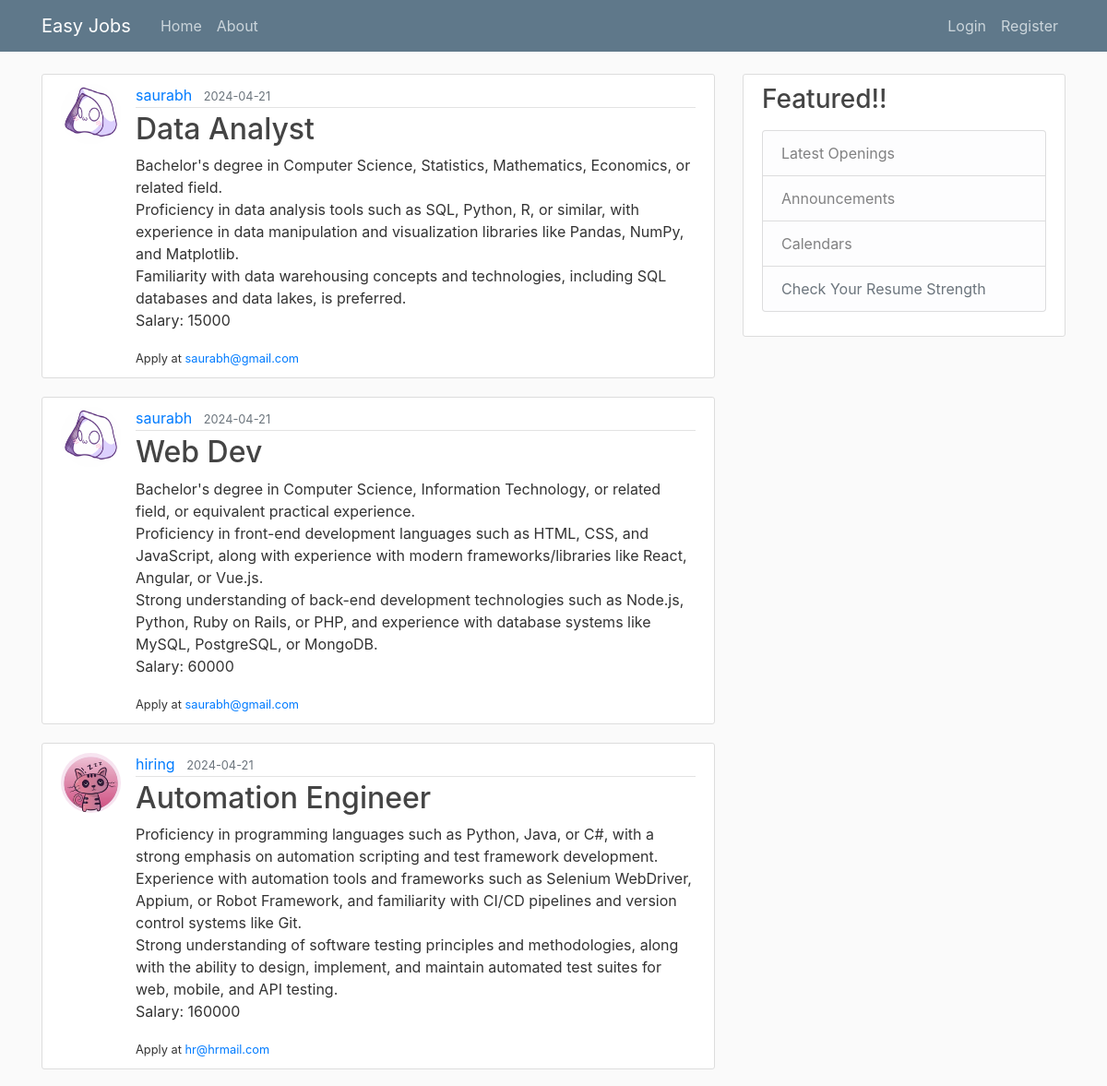
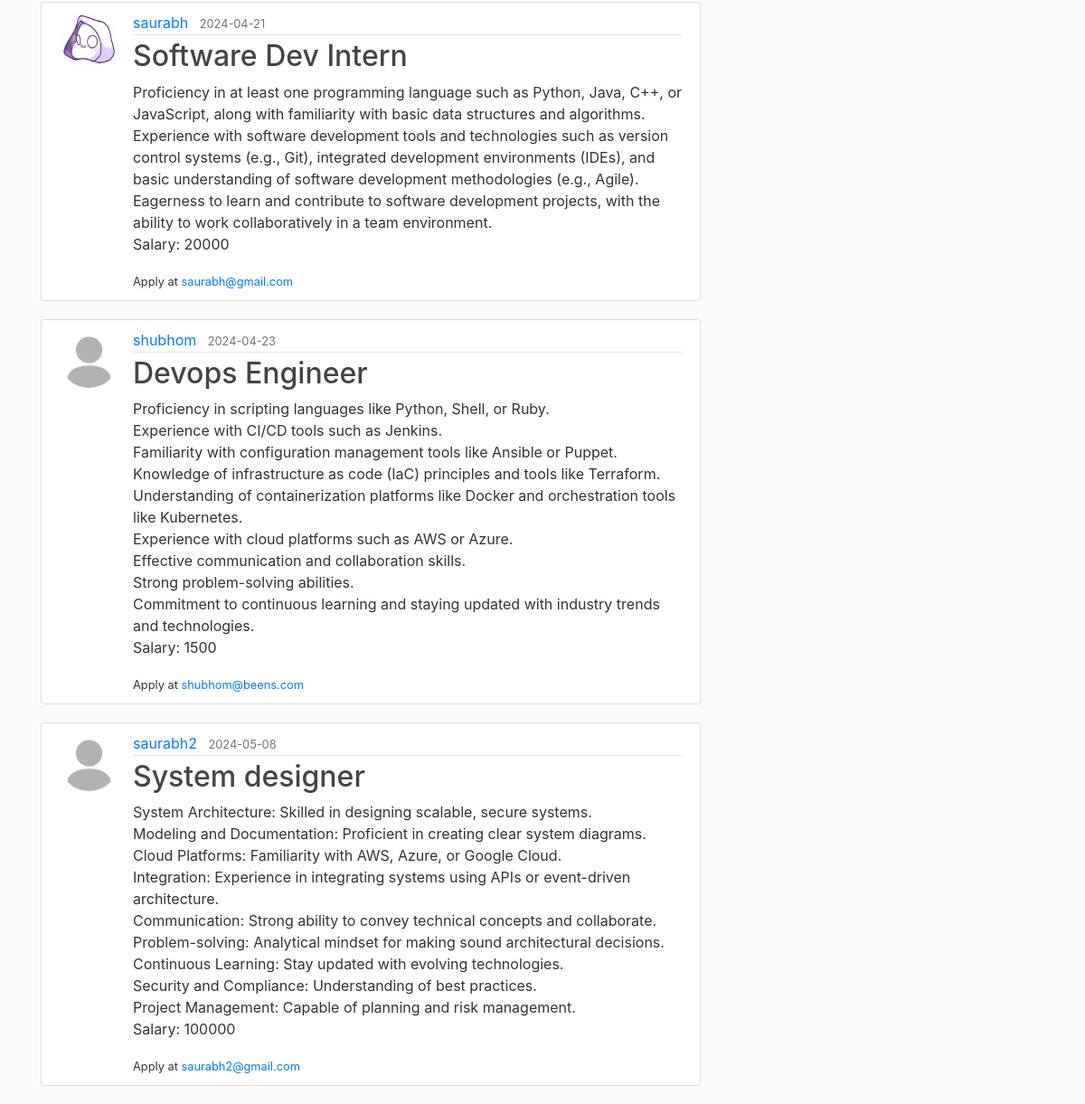
The page /home on the database its author committed (2 pictures, top to bottom).
### app/models.py (models this page shows, shortened)
class Post(db.Model):
    id = db.Column(db.Integer, primary_key=True)
    title = db.Column(db.String(100), nullable=False)
    date_posted = db.Column(db.DateTime, nullable=False, default=datetime.utcnow)
    content = db.Column(db.Text, nullable=False)
    user_id = db.Column(db.Integer, db.ForeignKey('user.id'), nullable=False)

class User(db.Model, UserMixin):
    id = db.Column(db.Integer, primary_key=True)
    username = db.Column(db.String(20), unique=True, nullable=False)
    email = db.Column(db.String(120), unique=True, nullable=False)
    image_file = db.Column(db.String(20), nullable=False, default='default.jpg')
    password = db.Column(db.String(60), nullable=False)
    posts = db.relationship('Post', backref='author', lazy=True)

### app/routes.py (the view)
@app.route("/")
@app.route("/home")
def home():
    posts=Post.query.all()
    return render_template('home.html', posts=posts)

### app/templates/home.html
{% extends "layout.html" %}
{% block content %}
    {% for post in posts %}
        <article class="media content-section">
          <img class="rounded-circle article-img" src="{{ url_for('static', filename='profile_pics/' + post.author.image_file) }}" alt="">
          <div class="media-body">
            <div class="article-metadata">
              <a class="mr-2" href="#">{{ post.author.username }}</a>
              <small class="text-muted">{{ post.date_posted.strftime('%Y-%m-%d') }}</small>
            </div>
            <h2><a class="article-title" href="{{ url_for('post', post_id=post.id) }}">{{ post.title }}</a></h2>
            <p class="article-content">{{ post.content }}</p>
            <small class="article-content">Apply at <a href="mailto:{{ post.author.email }}?subject=Job%20Application%20For%20'{{ post.title }}'&body=%3C%3CPlease%20provide%20personal%20info%20%26%20attach%20required%20documents%3E%3E%0D%0A%0D%0A%3C%3CName%2C%20Email%2C%20Phone%2C%20Address%3E%3E%0D%0A%0D%0AAvailability%3A%0D%0AFull-time%0D%0APart-time%0D%0AContract%0D%0AInternship%0D%0A%0D%0AEducation%3A%0D%0A%3C%3CDegree%2C%20Institution%2C%20Major%3E%3E%0D%0A%0D%0AWork%20Experience%3A%0D%0A%3C%3CCompany%2C%20Position%2C%20Duration%3E%3E%0D%0A%0D%0ASkills%3A%0D%0A%3C%3CRelevant%20Skills%3E%3E%0D%0A%0D%0AAttach%20Documents%3A%0D%0A%3C%3CResume%2FCV%2C%20Cover%20Letter%20(if%20applicable)%2C%20Certificates%20(if%20applicable)%3E%3E">{{ post.author.email }}</a></small>
          </div>
        </article>
    {% endfor %}
{% endblock content %}

### app/templates/layout.html (shortened to what this page needs)
<!DOCTYPE html>
<html>
<head>
    <link rel="stylesheet" href="https://maxcdn.bootstrapcdn.com/bootstrap/4.0.0/css/bootstrap.min.css">
    <link rel="stylesheet" type="text/css" href="{{ url_for('static', filename='main.css') }}">
</head>
<body>
    <header class="site-header">
      <nav class="navbar navbar-expand-md navbar-dark bg-steel fixed-top">
        <div class="container">
          <a class="navbar-brand mr-4" href="/">Easy Jobs</a>
          <div class="collapse navbar-collapse" id="navbarToggle">
            <div class="navbar-nav mr-auto">
              <a class="nav-item nav-link" href="{{ url_for('home') }}">Home</a>
              <a class="nav-item nav-link" href="{{ url_for('about') }}">About</a>
            </div>
            <div class="navbar-nav">
              {% if current_user.is_authenticated %}
              <a class="nav-item nav-link" href="{{ url_for('new_post') }}">Hire</a>
              <a class="nav-item nav-link" href="{{ url_for('account') }}">Account</a>
              <a class="nav-item nav-link" href="{{ url_for('logout') }}">Logout</a>
              {% else %}
                <a class="nav-item nav-link" href="{{ url_for('login') }}">Login</a>
                <a class="nav-item nav-link" href="{{ url_for('register') }}">Register</a>
              {% endif %}
            </div>
          </div>
        </div>
      </nav>
    </header>
    <main role="main" class="container">
      <div class="row">
        <div class="col-md-8">
          {% block content %}{% endblock %}
        </div>
        <div class="col-md-4">
          <div class="content-section">
            <h3>Featured!!</h3>
            <p class='text-muted'>
              <ul class="list-group">
                <li class="list-group-item list-group-item-light">Latest Openings</li>
                <li class="list-group-item list-group-item-light">Announcements</li>
                <li class="list-group-item list-group-item-light">Calendars</li>
                <li class="list-group-item list-group-item-light"><a class="text-muted" href="http://localhost:8501/">Check Your Resume Strength</a></li>
              </ul>
            </p>
          </div>
        </div>
      </div>
    </main>
</body>
</html>

### app/static/main.css (style rules this page uses)
body { background: #fafafa; color: #333333; margin-top: 5rem; }
h1, h2, h3, h4, h5, h6 { color: #444444; }
.bg-steel { background-color: #5f788a; }
.site-header .navbar-nav .nav-link { color: #cbd5db; }
.content-section { background: #ffffff; padding: 10px 20px; border: 1px solid #dddddd; border-radius: 3px; margin-bottom: 20px; }
.article-title { color: #444444; }
.article-content { white-space: pre-line; }
.article-img { height: 65px; width: 65px; margin-right: 16px; }
.article-metadata { padding-bottom: 1px; margin-bottom: 4px; border-bottom: 1px solid #e3e3e3 }

### rows shown on the page
Post: image_file (picture), author.username "saurabh", date_posted "2024-04-21", title "Data Analyst", content "Bachelor's degree in Computer Science, Statistics, Mathematics, Economics, or related field. Proficiency in data analysis tools such as SQL, Python, R, or similar, with experience in data manipulation and visualization libraries like Pandas, NumPy, and Matplotlib. Familiarity with data warehousing concepts and technologies, including SQL databases and data lakes, is preferred. Salary: 15000", author.email "saurabh@gmail.com"
Post: image_file (picture), author.username "saurabh", date_posted "2024-04-21", title "Web Dev", content "Bachelor's degree in Computer Science, Information Technology, or related field, or equivalent practical experience. Proficiency in front-end development languages such as HTML, CSS, and JavaScript, along with experience with modern frameworks/libraries like React, Angular, or Vue.js. Strong understanding of back-end development technologies such as Node.js, Python, Ruby on Rails, or PHP, and experience with database systems like MySQL, PostgreSQL, or MongoDB. Salary: 60000", author.email "saurabh@gmail.com"
Post: image_file (picture), author.username "hiring", date_posted "2024-04-21", title "Automation Engineer", content "Proficiency in programming languages such as Python, Java, or C#, with a strong emphasis on automation scripting and test framework development. Experience with automation tools and frameworks such as Selenium WebDriver, Appium, or Robot Framework, and familiarity with CI/CD pipelines and version control systems like Git. Strong understanding of software testing principles and methodologies, along with the ability to design, implement, and maintain automated test suites for web, mobile, and API testing. Salary: 160000", author.email "hr@hrmail.com"
Post: image_file (picture), author.username "saurabh", date_posted "2024-04-21", title "Software Dev Intern", content "Proficiency in at least one programming language such as Python, Java, C++, or JavaScript, along with familiarity with basic data structures and algorithms. Experience with software development tools and technologies such as version control systems (e.g., Git), integrated development environments (IDEs), and basic understanding of software development methodologies (e.g., Agile). Eagerness to learn and contribute to software development projects, with the ability to work collaboratively in a team environment. Salary: 20000", author.email "saurabh@gmail.com"
Post: image_file (placeholder picture), author.username "shubhom", date_posted "2024-04-23", title "Devops Engineer", content "Proficiency in scripting languages like Python, Shell, or Ruby. Experience with CI/CD tools such as Jenkins. Familiarity with configuration management tools like Ansible or Puppet. Knowledge of infrastructure as code (IaC) principles and tools like Terraform. Understanding of containerization platforms like Docker and orchestration tools like Kubernetes. Experience with cloud platforms such as AWS or Azure. Effective communication and collaboration skills. Strong problem-solving abilities. Commitment to continuous learning and staying updated with industry trends and technologies. Salary: 1500", author.email "shubhom@beens.com"
Post: image_file (placeholder picture), author.username "saurabh2", date_posted "2024-05-08", title "System designer", content "System Architecture: Skilled in designing scalable, secure systems. Modeling and Documentation: Proficient in creating clear system diagrams. Cloud Platforms: Familiarity with AWS, Azure, or Google Cloud. Integration: Experience in integrating systems using APIs or event-driven architecture. Communication: Strong ability to convey technical concepts and collaborate. Problem-solving: Analytical mindset for making sound architectural decisions. Continuous Learning: Stay updated with evolving technologies. Security and Compliance: Understanding of best practices. Project Management: Capable of planning and risk management. Salary: 100000", author.email "saurabh2@gmail.com"
